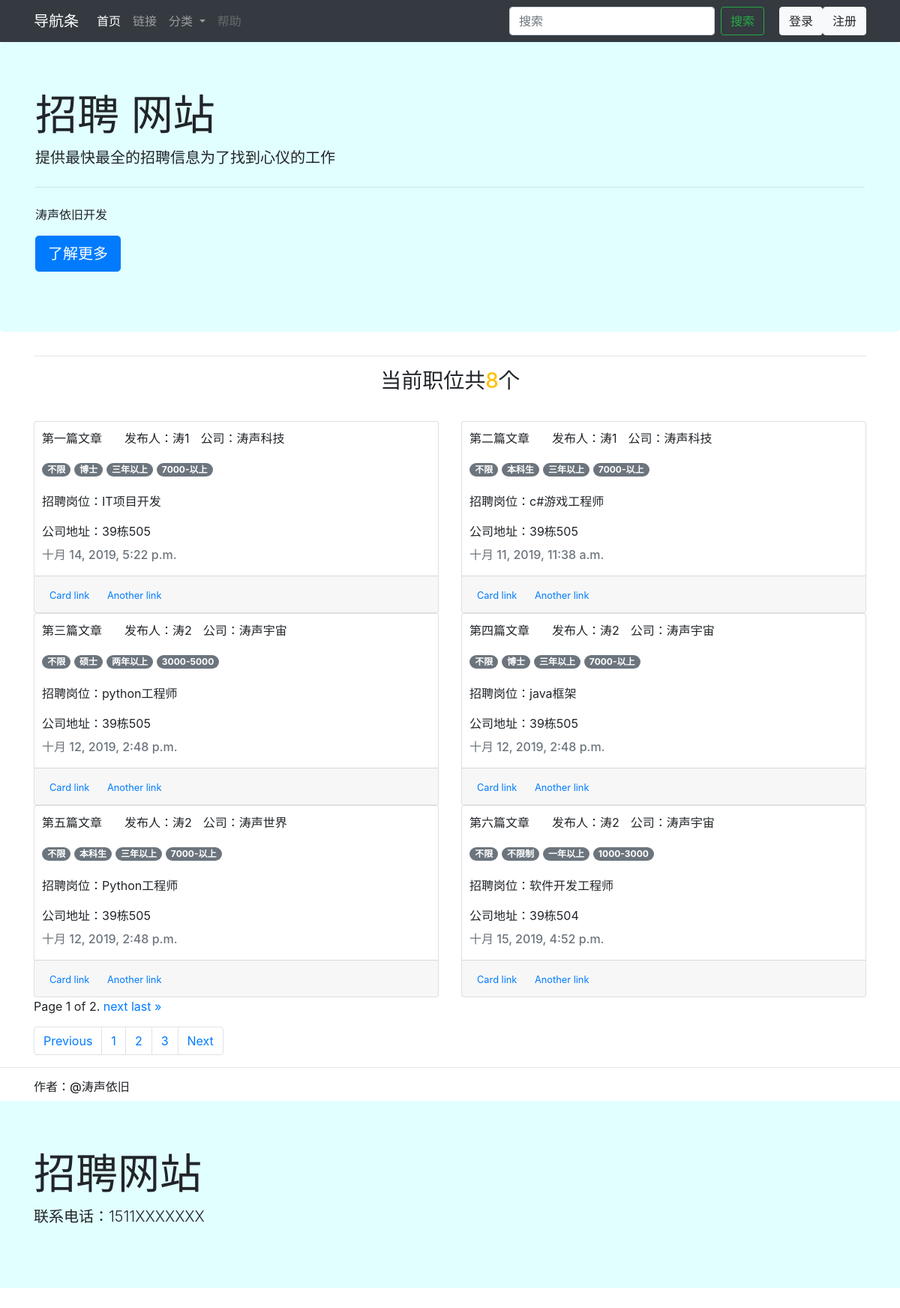
Screenshot of /sjk/ with the database file from the repository.
### recruiting/models.py (models this page shows, shortened)
class Detail(models.Model):
    STATUS_NORMAL = 1
    STATUS_DELETE = 0
    STATUS_ITEMS = (
        (STATUS_NORMAL, '未审核'),
        (STATUS_DELETE, '已审核'),
    )
    SALARY_ITEMS = [
        (0, "1000-3000"),
        (1, "3000-5000"),
        (2, "5000-7000"),
        (3, "7000-以上"),
    ]
    EDUCATION_ITEMS = [
        (0, "不限制"),
        (1, "本科生"),
        (2, "硕士"),
        (3, "博士"),
    ]
    EXPERIENCE_ITEM = [
        (0, "无经验"),
        (1, "一年以上"),
        (2, "两年以上"),
        (3, "三年以上"),
    ]
    post = models.CharField(max_length=20, verbose_name="岗位")
    company = models.CharField(max_length=55, verbose_name="公司", null=True)
    company_address = models.CharField(max_length=55, verbose_name="公司地址")
    salary = models.IntegerField(choices=SALARY_ITEMS, default=0, verbose_name="工资等级")
    education = models.IntegerField(choices=EDUCATION_ITEMS, default=0, verbose_name="学历")
    experience = models.IntegerField(choices=EXPERIENCE_ITEM, default=0, verbose_name="工作经验")
    pub_date = models.DateTimeField(auto_now_add=True, editable=False, verbose_name="创建时间")
    title = models.CharField(max_length=20, verbose_name="标题")
    statue = models.PositiveIntegerField(default=1, choices=STATUS_ITEMS, verbose_name="状态")
    hr = models.ForeignKey(Hr, on_delete=models.CASCADE, verbose_name="发布人")
    context = RichTextField()

class Hr(models.Model):
    STATUS_NORMAL = 1
    STATUS_DELETE = 0
    STATUS_ITEMS = (
        (STATUS_NORMAL, '未登陆'),
        (STATUS_DELETE, '已登录'),
    )
    name = models.CharField(max_length=11)
    username = models.CharField(max_length=11)
    statue = models.PositiveIntegerField(default=1, choices=STATUS_ITEMS, verbose_name="状态")
    password = models.CharField(max_length=20)

### recruiting/views.py (the view)
# urls.py: path('', views.index, name='index'),
def index(request):
    detail_list = Detail.objects.all().filter(statue=0)
    detail_count = Detail.objects.all().filter(statue=0).count()
    print(detail_count)
    paginator = Paginator(detail_list, 6)
    page = request.GET.get('page')
    details = paginator.get_page(page)
    context = {
        'detail': details,
        'count': detail_count,
    }
    return render(request, 'index.html', context)

### recruiting/templates/index.html (shortened to what this page needs)
<!DOCTYPE html>
<html lang="en">
<link rel="stylesheet" href="https://maxcdn.bootstrapcdn.com/bootstrap/4.0.0/css/bootstrap.min.css"
>
<head>
</head>
<body>
{% extends "./base.html" %}
{% block main %}
<div class="container">
    <hr>
    <h3 class="text-center">当前职位共<span class="text-warning">{{ count }}</span>个</P></h3>
</div>
<div class="container">
    <div class="row" style="padding-top: 20px;overflow: hidden">
        {% for d in detail %}
        <div class="col-6">
            <div class="card">
                <div class="card-body;" style="margin: 10px">
                    {% autoescape off %}
                    <div class="row" style="overflow: hidden">
                        <div class="col-auto">
                            <p>{{ d.title }}</P>
                        </div>
                        <div class="col-auto">
                            <p>发布人：{{ d.hr.name }}</p>
                        </div>
                        <div class="auto" style="overflow: hidden">
                            <P>公司：{{ d.company }}</P>
                        </div>
                    </div>
                    <span class="badge badge-pill badge-secondary">不限</span>
                    <span class="badge badge-pill badge-secondary">{{ d.get_education_display}}</span>
                    <span class="badge badge-pill badge-secondary">{{ d.get_experience_display}}</span>
                    <span class="badge badge-pill badge-secondary">{{ d.get_salary_display }}</span>
                    <div class="row" style="padding-top: 20px">
                        <div class="container">
                            <p>招聘岗位：{{ d.post }}</p>
                            <p>公司地址：{{ d.company_address }}</p>
                            <h6 class="card-subtitle mb-2 text-muted">{{ d.pub_date }}</h6>
                        </div>
                    </div>
                    {% endautoescape %}
                </div>
                <div class="card-footer">
                    <small class="text-muted"><a href="detail/{{ d.id }}/" class="card-link">Card link</a>
                        <a href="#" class="card-link">Another link</a></small>
                </div>
            </div>
        </div>
        {% endfor %}
    </div>
    <div class="pagination">
    <span class="step-links">
        <span class="current">
            Page {{ detail.number }} of {{ detail.paginator.num_pages }}.
        </span>
        {% if detail.has_next %}
            <a href="?page={{ detail.next_page_number }}">next</a>
            <a href="?page={{ detail.paginator.num_pages }}">last &raquo;</a>
        {% endif %}
    </span>
    </div>
    <div style="padding-top: 15px">
        <nav aria-label="Page navigation example">
            <ul class="pagination">
                <li class="page-item"><a class="page-link" href="#">Previous</a></li>
                <li class="page-item"><a class="page-link" href="#">1</a></li>
                <li class="page-item"><a class="page-link" href="#">2</a></li>
                <li class="page-item"><a class="page-link" href="#">3</a></li>
                <li class="page-item"><a class="page-link" href="#">Next</a></li>
            </ul>
        </nav>
    </div>
</div>
{% endblock %}

### recruiting/templates/base.html (shortened to what this page needs)
<!DOCTYPE html>
<html lang="en">
<link rel="stylesheet" href="https://maxcdn.bootstrapcdn.com/bootstrap/4.0.0/css/bootstrap.min.css"
>
<head>
</head>
<body>
    <nav class="navbar navbar-expand-lg navbar-dark bg-dark" style="background-color: black";>
        <div class="container">
        <a class="navbar-brand" href="#">导航条</a>
        <div class="collapse navbar-collapse" id="navbarSupportedContent">
            <ul class="navbar-nav mr-auto">
                <li class="nav-item active">
                    <a class="nav-link" href="/sjk">首页 <span class="sr-only">(current)</span></a>
                </li>
                <li class="nav-item">
                    <a class="nav-link" href="#">链接</a>
                </li>
                <li class="nav-item dropdown">
                    <a class="nav-link dropdown-toggle" href="#" id="navbarDropdown" role="button"
                       data-toggle="dropdown"
                       aria-haspopup="true" aria-expanded="false">
                        分类
                    </a>
                </li>
                <li class="nav-item">
                    <a class="nav-link disabled" href="#">帮助</a>
                </li>
            </ul>
            <form class="form-inline my-2 my-lg-0">
                <input class="form-control mr-sm-2" type="search" placeholder="搜索" aria-label="Search">
                <button class="btn btn-outline-success my-2 my-sm-0" type="submit">搜索</button>
            </form>
            <span><a role="button" type="submit" class="btn btn-light my-2 my-sm-0" href="{% url 'login' %}" style="margin-left: 20px" >登录</a>
            </span>
            <span>
            <a role="button" type="submit" class="btn btn-light my-2 my-sm-0" href="{% url 'register' %}" >注册</a>
            </span>
        </div>
        </div>
    </nav>
    <div class="jumbotron" style="background: #E1FFFF">
        <div class="container">
        <h1 class="display-4">招聘 网站</h1>
        <p class="lead">提供最快最全的招聘信息为了找到心仪的工作</p>
        <hr class="my-4">
        <p>涛声依旧开发</p>
        <p class="lead">
            <a class="btn btn-primary btn-lg" href="#" role="button">了解更多</a>
        </p>
        </div>
    </div>
    {% block main %}
    {% endblock %}
    <hr>
    <div class="container">
    <h6>作者：@涛声依旧</h6>
    </div>
<div class="jumbotron jumbotron-fluid" style="background: #E1FFFF">
    <div class="container">
        <h1 class="display-4">招聘网站</h1>
        <p class="lead">联系电话：1511XXXXXXX</p>
    </div>
</div>
</body>
</html>

### rows the page displays
Detail: title "第一篇文章", hr.name "涛1", company "涛声科技", education "博士", experience "三年以上", salary "7000-以上", post "IT项目开发", company_address "39栋505", pub_date "十月 14, 2019, 5:22 p.m."
Detail: title "第二篇文章", hr.name "涛1", company "涛声科技", education "本科生", experience "三年以上", salary "7000-以上", post "c#游戏工程师", company_address "39栋505", pub_date "十月 11, 2019, 11:38 a.m."
Detail: title "第三篇文章", hr.name "涛2", company "涛声宇宙", education "硕士", experience "两年以上", salary "3000-5000", post "python工程师", company_address "39栋505", pub_date "十月 12, 2019, 2:48 p.m."
Detail: title "第四篇文章", hr.name "涛2", company "涛声宇宙", education "博士", experience "三年以上", salary "7000-以上", post "java框架", company_address "39栋505", pub_date "十月 12, 2019, 2:48 p.m."
Detail: title "第五篇文章", hr.name "涛2", company "涛声世界", education "本科生", experience "三年以上", salary "7000-以上", post "Python工程师", company_address "39栋505", pub_date "十月 12, 2019, 2:48 p.m."
Detail: title "第六篇文章", hr.name "涛2", company "涛声宇宙", education "不限制", experience "一年以上", salary "1000-3000", post "软件开发工程师", company_address "39栋504", pub_date "十月 15, 2019, 4:52 p.m."

### other values shown
{{ count }} "8"
{{ detail.number }} "1"
{{ detail.paginator.num_pages }} "2"
